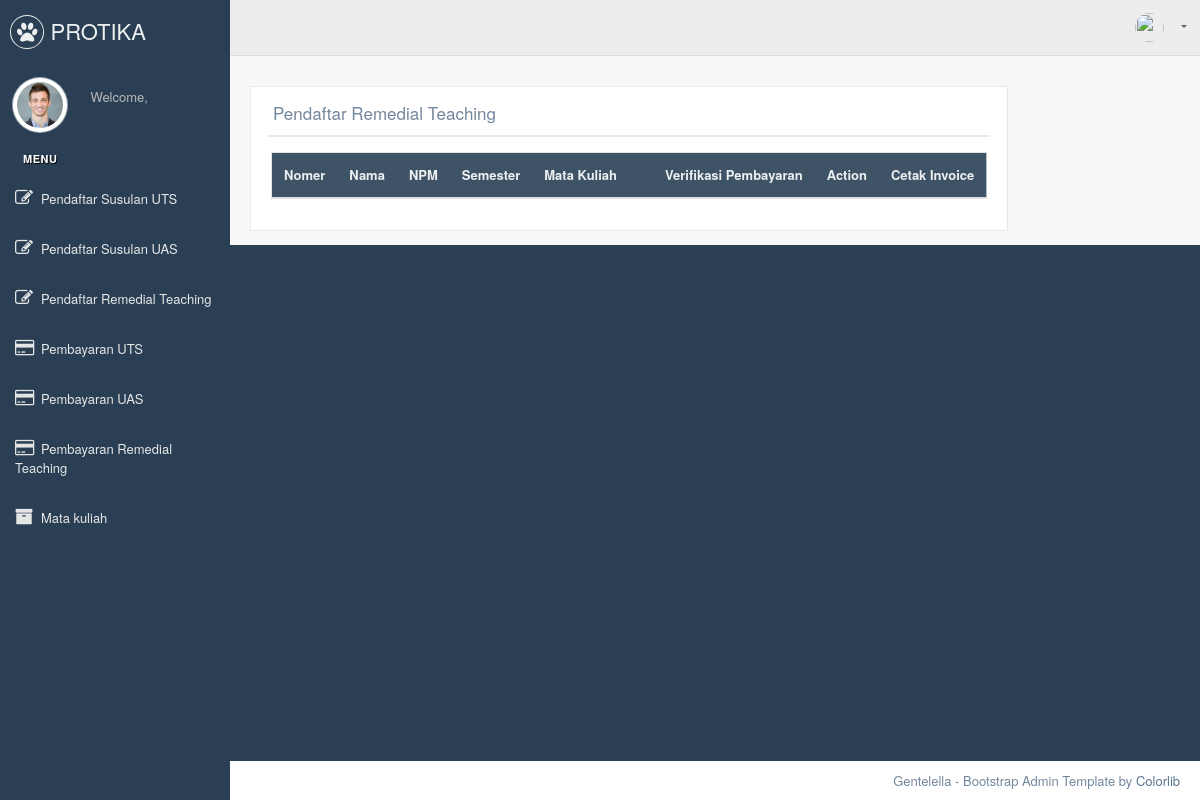
Before: /index.php/c_prt/prt with the older database file.
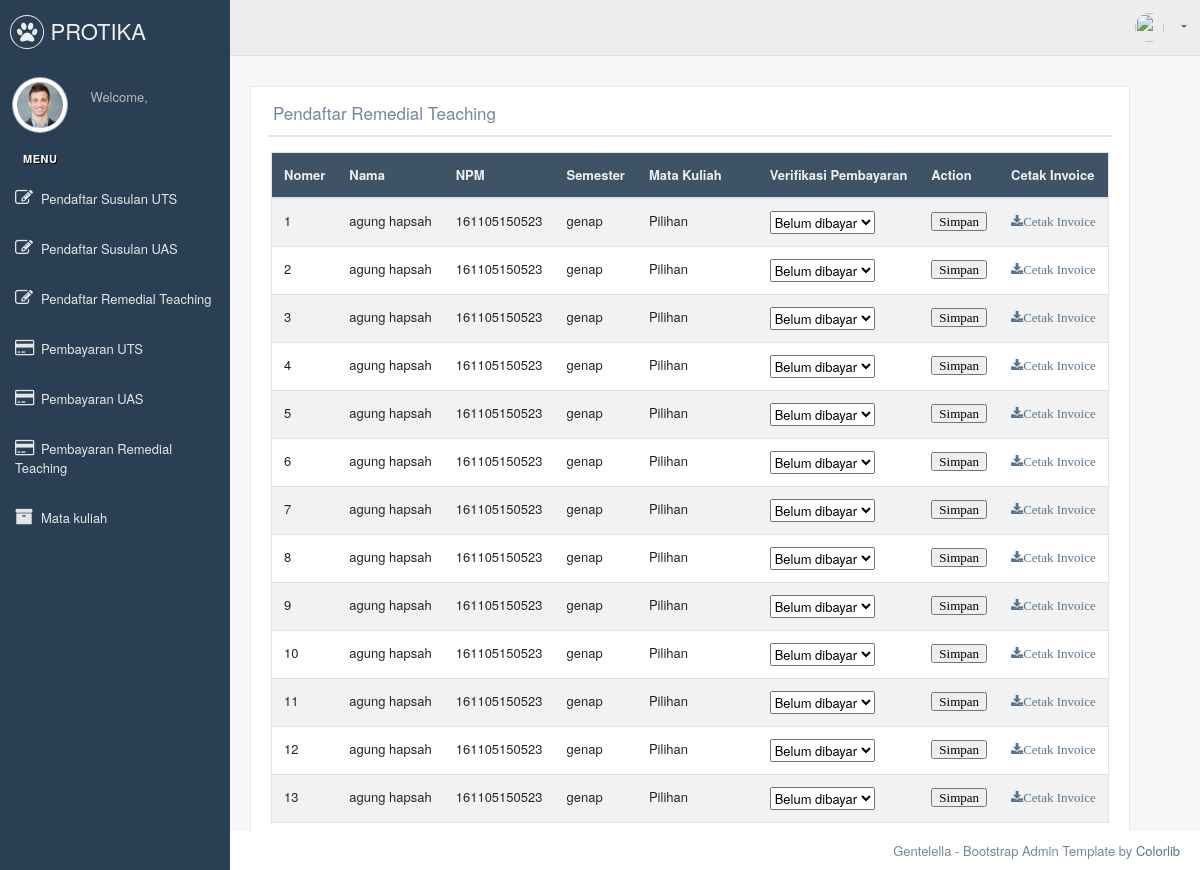
After: the same page with the newer database file.
### tables this page shows
CREATE TABLE `rt` (
  `nama` varchar(100) DEFAULT NULL,
  `npm` varchar(13) NOT NULL,
  `program_studi` varchar(20) NOT NULL,
  `n_hp` varchar(12) DEFAULT NULL,
  `ta` varchar(9) DEFAULT NULL,
  `kls` varchar(8) DEFAULT NULL,
  `semester` varchar(6) DEFAULT NULL,
  `matkul` varchar(100) DEFAULT NULL,
  `sks` varchar(1) DEFAULT NULL,
  `dosen` varchar(100) DEFAULT NULL,
  `nilai` varchar(20) DEFAULT NULL,
  `khs` varchar(50) DEFAULT NULL,
  `tanggal_rt` date DEFAULT NULL,
  `pukul` time DEFAULT NULL,
  `verivikasi` varchar(10) DEFAULT NULL
);

### application/libraries/Template.php (called while the page is built)
<?php if (! defined('BASEPATH')) exit('No direct script access allowed');
class Template {
	var $template_data = array();
	function set($name, $value)
	{
		$this->template_data[$name] = $value;
	}
	function load($template = '', $view = '', $view_data = array(), $return = FALSE)
	{
		$this->CI=&get_instance();
		$this->set('contents', $this->CI->load->view($view,$view_data, TRUE));
		return $this->CI->load->view ($template, $this->template_data, $return);
	}
}

### application/controllers/C_prt.php (called while the page is built, shortened)
<?php
class C_prt extends CI_Controller {
	public function prt()
	{
		$data["rt"] = $this->M_rt->getwhere('verivikasi',0,'rt')->result();
		$this->template->load('admin/va_static','admin/va_rt',$data);
	}
}

### index.php (called while the page is built, shortened)
<?php
require_once BASEPATH.'core/CodeIgniter.php';

### application/models/M_rt.php (called while the page is built, shortened)
<?php defined('BASEPATH') OR exit('No direct script access allowed');
class M_rt extends CI_Model
{
    public function getwhere($field,$where,$table)
    {
      $this->db->where($field,$where);
      $query = $this->db->get($table);
      return $query;
    }
}

### application/views/admin/va_rt.php (the view, shortened to what this page needs)
<div class="col-md-12 col-sm-12  ">
                <div class="x_panel">
                  <div class="x_title">
                    <h2>Pendaftar Remedial Teaching</h2>
                    <ul class="nav navbar-center panel_toolbox">
                      <li><a class="collapse-link"><i class="fa fa-chevron-center"></i></a>
                      </li>
                    </ul>
                    <div class="clearfix"></div>
                  </div>
                  <div class="x_content">
                    <div class="table-responsive">
                      <form action="<?php echo base_url().'C_prt/update/';?>" method="post">
                      <table class="table table-striped jambo_table bulk_action">
                        <thead>
        <tr>
          <th>Nomer</th>
          <th>Nama</th>
          <th>NPM</th>
          <th>Semester</th>
          <th>Mata Kuliah</th>
          <th></th>
          <th>Verifikasi Pembayaran</th>
          <th>Action</th>
          <th>Cetak Invoice</th>
        </tr>
      </thead>
      <tbody>
        <tr>
          <?php
                                        $no = 1;
                                        foreach ($rt as $s)  {?>
                                        <td><?php echo $no++ ?></td>
                                        <td><?php echo $s->nama; ?></td>
                                        <td><input type="hidden" name="npm" value="<?php echo $s->npm; ?>" class="form-control"><?php echo $s->npm; ?></td>
                                        <td><?php echo $s->semester; ?></td>
                                        <td><?php echo $s->matkul; ?></td>
                                        <td></td>
                                        <td>
                                        <select name="verivikasi">
                                            <option value="0">Belum dibayar</option>
                                        </select>
                                        </td>
                                        <td align="center"><input type="submit" value="Simpan"  class="fa fa-save"></td>
                                        <td align="center"><a href="<?= base_url()?>C_admin/invoice_pdf/<?= $s->npm?>" class="fa fa-download" >Cetak Invoice</a></td>
        </tr>
        <?php } ?>
      </tbody>
                      </table>
                    </div>
                  </div>
                </div>
              </div>
            </div>
          </div>
        </div>

### application/views/admin/va_static.php (shortened to what this page needs)
<!DOCTYPE html>
<html lang="en">
  <head>
    <link href="<?php echo base_url(); ?>assets/admin/vendors/bootstrap/dist/css/bootstrap.min.css" rel="stylesheet">
    <link rel="stylesheet" type="text/css" href="<?php echo base_url('assets/mulse/css/bootstrap-select.css');?>">
    <link href="<?php echo base_url(); ?>assets/admin/vendors/font-awesome/css/font-awesome.min.css" rel="stylesheet">
    <link href="<?php echo base_url(); ?>assets/admin/vendors/nprogress/nprogress.css" rel="stylesheet">
    <link href="<?php echo base_url(); ?>assets/admin/vendors/iCheck/skins/flat/green.css" rel="stylesheet">
    <link href="<?php echo base_url(); ?>assets/admin/vendors/bootstrap-progressbar/css/bootstrap-progressbar-3.3.4.min.css" rel="stylesheet">
    <link href="<?php echo base_url(); ?>assets/admin/vendors/jqvmap/dist/jqvmap.min.css" rel="stylesheet"/>
    <link href="<?php echo base_url(); ?>assets/admin/vendors/bootstrap-daterangepicker/daterangepicker.css" rel="stylesheet">
    <link href="<?php echo base_url(); ?>assets/admin/build/css/custom.min.css" rel="stylesheet">
  </head>
  <body class="nav-md footer_fixed">
    <div class="container body">
      <div class="main_container">
        <div class="col-md-3 left_col menu_fixed">
          <div class="left_col scroll-view">
            <div class="navbar nav_title" style="border: 0;">
              <a href="index.html" class="site_title"><i class="fa fa-paw"></i> <span>PROTIKA</span></a>
            </div>
            <div class="profile clearfix">
              <div class="profile_pic">
                <img src="<?php echo base_url(); ?>assets/admin/production/images/img.jpg" alt="..." class="img-circle profile_img">
              </div>
              <div class="profile_info">
                <span>Welcome,
                  <br><?= $this->session->userdata('nama')?></span>
              </div>
            </div>
            <br />
            <div id="sidebar-menu" class="main_menu_side hidden-print main_menu">
              <div class="menu_section">
                <h3>Menu</h3>
                <ul class="nav side-menu">
                  <li><a href="<?php echo base_url('C_admin/uts'); ?>"><i class="fa fa-edit"></i>Pendaftar Susulan UTS </span></a></li>
                  <li><a href="<?php echo base_url('C_uas'); ?>"><i class="fa fa-edit"></i>Pendaftar Susulan UAS </span></a></li>
                  <li><a href="<?php echo base_url('C_prt/prt'); ?>"><i class="fa fa-edit"></i>Pendaftar Remedial Teaching</span></a></li>
                  <li><a href="<?php echo base_url('C_admin/puts'); ?>"><i class="fa fa-credit-card"></i>Pembayaran UTS</span></a></li>
                  <li><a href="<?php echo base_url('C_uas/puas'); ?>"><i class="fa fa-credit-card"></i>Pembayaran UAS</span></a></li>
                  <li><a href="<?php echo base_url('C_prt/brt'); ?>"><i class="fa fa-credit-card"></i>Pembayaran Remedial Teaching</span></a></li>
                  <li><a href="<?php echo base_url('Ca_matkul'); ?>"><i class="fa fa-archive"></i>Mata kuliah</span></a></li>
                  </ul>
                  </div>
            </div>
            <div class="sidebar-footer hidden-small">
            </div>
          </div>
        </div>
        <div class="top_nav">
          <div class="nav_menu">
              <nav class="nav navbar-nav">
              <ul class=" navbar-right">
                <li class="nav-item dropdown open" style="padding-left: 15px;">
                  <a href="javascript:;" class="user-profile dropdown-toggle" aria-haspopup="true" id="navbarDropdown" data-toggle="dropdown" aria-expanded="false">
                    <img src="<?php echo base_url(); ?>assets/admin/production/images/" alt=""><?= $this->session->userdata('nama')?>
                  </a>
                </li>
              </ul>
            </nav>
          </div>
        </div>
        <div class="right_col" role="main">
          <div class="row" style="display: inline-block;" >
          <div class="tile_count">
             <?php echo $contents; ?>
          </div>
        </div>
        <footer>
          <div class="pull-right">
            Gentelella - Bootstrap Admin Template by <a href="https://colorlib.com">Colorlib</a>
          </div>
          <div class="clearfix"></div>
        </footer>
  </body>
</html>

Changed rows visible on the page:
added rt: nama "agung hapsah", npm "161105150523", semester "genap", matkul "Pilihan"
added rt: nama "agung hapsah", npm "161105150523", semester "genap", matkul "Pilihan"
added rt: nama "agung hapsah", npm "161105150523", semester "genap", matkul "Pilihan"
added rt: nama "agung hapsah", npm "161105150523", semester "genap", matkul "Pilihan"
added rt: nama "agung hapsah", npm "161105150523", semester "genap", matkul "Pilihan"
added rt: nama "agung hapsah", npm "161105150523", semester "genap", matkul "Pilihan"
added rt: nama "agung hapsah", npm "161105150523", semester "genap", matkul "Pilihan"
added rt: nama "agung hapsah", npm "161105150523", semester "genap", matkul "Pilihan"
added rt: nama "agung hapsah", npm "161105150523", semester "genap", matkul "Pilihan"
added rt: nama "agung hapsah", npm "161105150523", semester "genap", matkul "Pilihan"
added rt: nama "agung hapsah", npm "161105150523", semester "genap", matkul "Pilihan"
added rt: nama "agung hapsah", npm "161105150523", semester "genap", matkul "Pilihan"
added rt: nama "agung hapsah", npm "161105150523", semester "genap", matkul "Pilihan"
